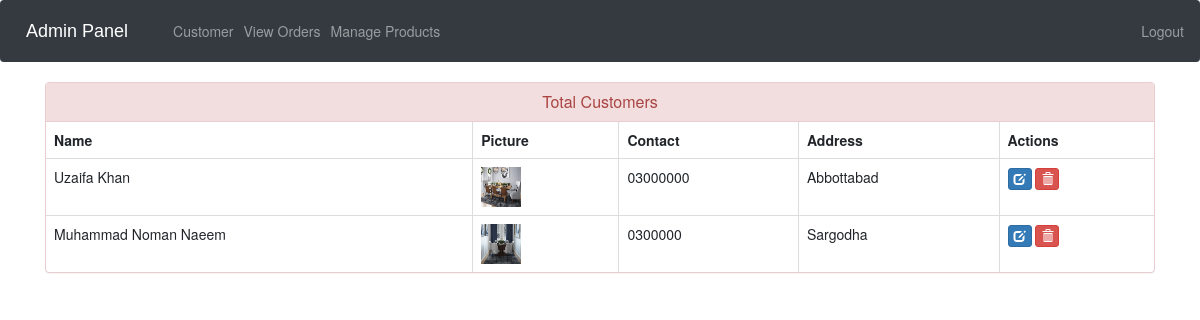
Page /view-customer (signed in) on the earlier database version.
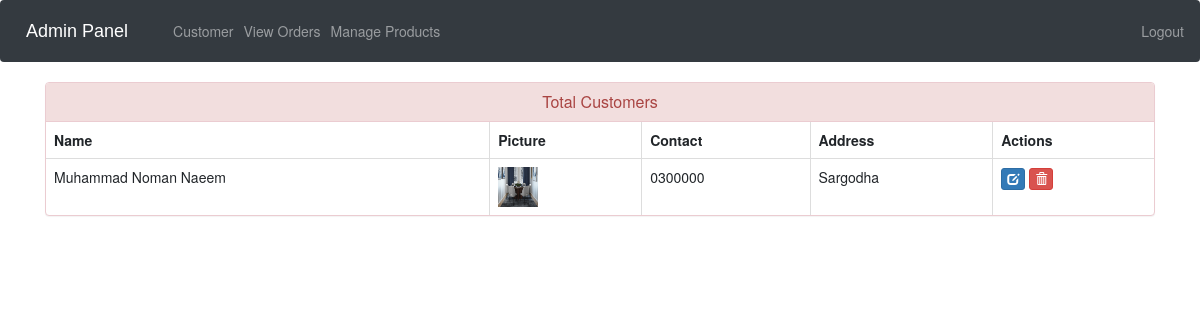
Same page on the later database version.
### ecom/models.py (models this page shows, shortened)
class Customer(models.Model):
    user=models.OneToOneField(User,on_delete=models.CASCADE)
    profile_pic= models.ImageField(upload_to='profile_pic/CustomerProfilePic/',null=True,blank=True)
    address = models.CharField(max_length=40)
    mobile = models.CharField(max_length=20,null=False)
    @property
    def get_name(self):
        return self.user.first_name+" "+self.user.last_name

### ecom/views.py (the view)
# urls.py: path('view-customer', views.view_customer_view,name='view-customer'),
@login_required(login_url='adminlogin')
def view_customer_view(request):
    customers=models.Customer.objects.all()
    return render(request,'ecom/view_customer.html',{'customers':customers})

### templates/ecom/view_customer.html (shortened to what this page needs)
{% extends 'ecom/admin_base.html' %}
{% load static %}
{% block content %}
<head>
  <link href="//netdna.bootstrapcdn.com/bootstrap/3.0.0/css/bootstrap.min.css" rel="stylesheet" id="bootstrap-css">
</head>
<div class="container">
  <div class="panel panel-danger">
    <div class="panel-heading">
      <h6 class="panel-title">Total Customers</h6>
    </div>
    <table class="table table-hover table-bordered" id="dev-table">
      <thead>
        <tr>
          <th>Name</th>
          <th>Picture</th>
          <th>Contact</th>
          <th>Address</th>
          <th>Actions</th>
        </tr>
      </thead>
      {% for c in customers %}
      <tr>
        <td> {{c.get_name}}</td>
        <td> <img src="{% static c.profile_pic.url %}" alt="Profile Pic" height="40px" width="40px" /></td>
        <td>{{c.mobile}}</td>
        <td>{{c.address}}</td>
        <td><a class="btn btn-primary btn-xs" href="{% url 'update-customer' c.id  %}"><span class="glyphicon glyphicon-edit"></span></a>
        <a class="btn btn-danger btn-xs" href="{% url 'delete-customer' c.id  %}"><span class="glyphicon glyphicon-trash"></span></a></td>
      </tr>
      {% endfor %}
    </table>
  </div>
</div>
{% endblock content %}

Differences in the rows shown:
removed Customer: get_name "Uzaifa Khan", profile_pic (picture), mobile "03000000", address "Abbottabad"
